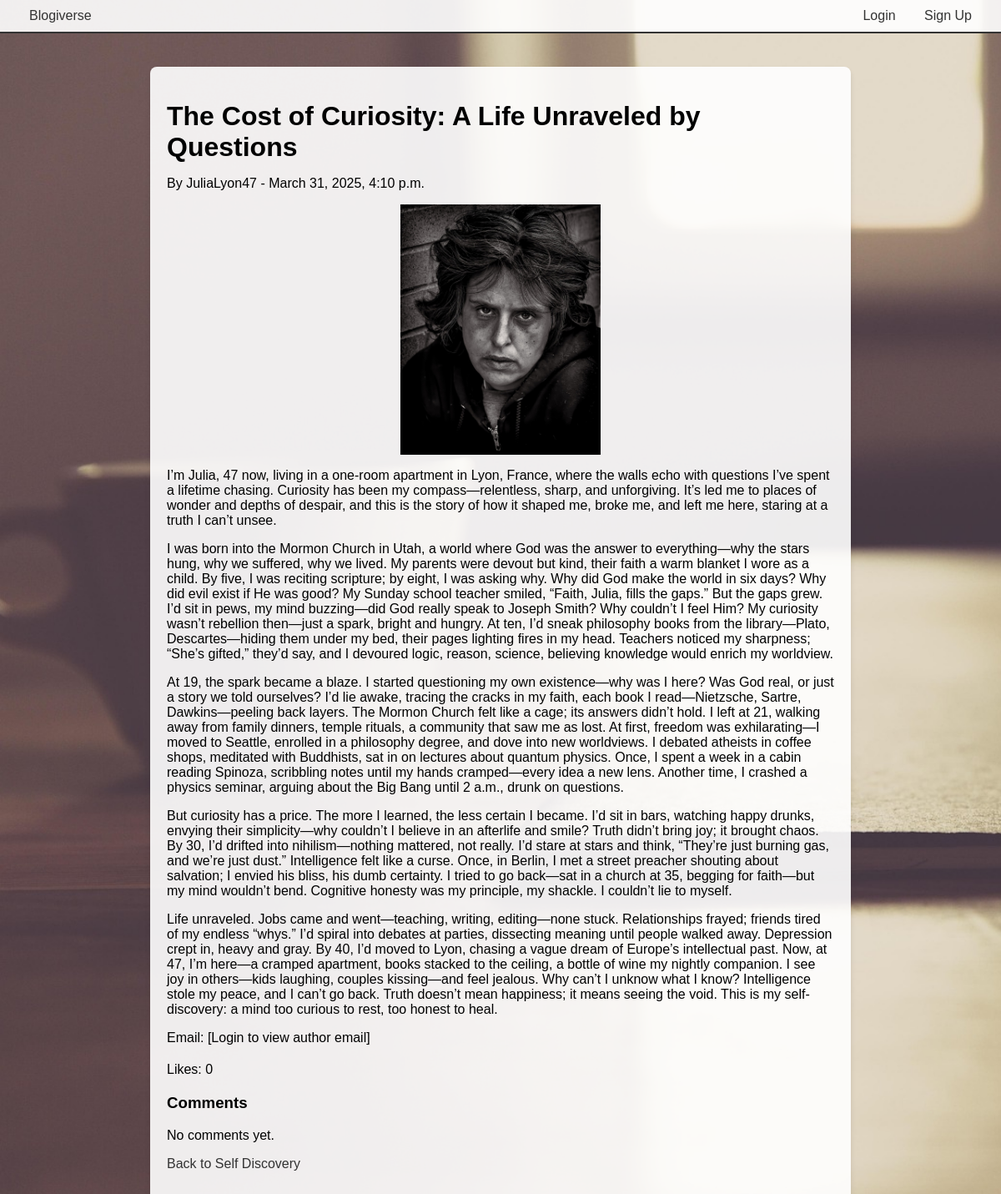
/blogs/post/6/, run on the app's committed database.
### blogs/models.py (models this page shows, shortened)
class BlogPost(models.Model):
    title = models.CharField(max_length=200)
    content = models.TextField()
    author = models.ForeignKey(User, on_delete=models.CASCADE)
    forum = models.ForeignKey(Forum, on_delete=models.CASCADE, default=1)
    created_at = models.DateTimeField(auto_now_add=True)
    photo = models.ImageField(upload_to='blog_photos/', blank=True, null=True)
    likes = models.ManyToManyField(User, related_name='liked_posts', blank=True)

class Forum(models.Model):
    name = models.CharField(max_length=100, unique=True)
    description = models.TextField(blank=True)
    created_at = models.DateTimeField(auto_now_add=True)

### blogs/views.py (the view)
# urls.py: path('blogs/post/<int:post_id>/', views.blog_detail, name='blog_detail'),
def blog_detail(request, post_id):
    post = get_object_or_404(BlogPost, id=post_id)
    return render(request, 'blogs/blog_detail.html', {'post': post})

### templates/blogs/blog_detail.html (shortened to what this page needs)
{% extends 'base.html' %}
{% block content %}
    <div class="post-container">
        <h1>{{ post.title }}</h1>
        <p>By {{ post.author }} - {{ post.created_at }}</p>
        {% if post.photo %}
            <img src="{{ post.photo.url }}" alt="{{ post.author }}'s photo">
        {% endif %}
        <div>{{ post.content|linebreaks }}</div>
        {% if user.is_authenticated %}
            <p>Email: <a href="mailto:{{ post.author.email }}">{{ post.author.email }}</a></p>
        {% else %}
            <p>Email: [Login to view author email]</p>
        {% endif %}
        <div class="likes">
            <p>Likes: {{ post.likes.count }}</p>
        </div>
        <div class="comments">
            <h3>Comments</h3>
            {% for comment in post.comments.all %}
                <div class="comment">
                    <p>{{ comment.content }}</p>
                    <small>By {{ comment.author }} - {{ comment.created_at }}</small>
                </div>
            {% empty %}
                <p>No comments yet.</p>
            {% endfor %}
        </div>
        <p><a href="{% url 'topic_list' forum_name=post.forum.name %}">Back to {{ post.forum.name }}</a></p>
    </div>
{% endblock %}

### templates/base.html (style rules this page uses)
body { font-family: Arial, sans-serif; margin: 0; background-image: url('/static/images/background.jpg'); background-size: cover; min-height: 100vh; }

### templates/blogs/blog_detail.html (style rules this page uses)
body { background-image: url('/static/images/background.jpg'); background-size: cover; min-height: 100vh; margin: 0; }
.post-container { max-width: 800px; margin: 20px auto; padding: 20px; background-color: rgba(255, 255, 255, 0.9); border-radius: 8px; box-shadow: 0 4px 6px rgba(0, 0, 0, 0.1); }
.post-container h1 { margin-bottom: 10px; }
.post-container img { width: 100%; max-width: 800px; max-height: 300px; object-fit: contain; border-radius: 5px; margin: 15px 0; display: block; }
.post-container a { color: #333; text-decoration: none; }
.likes { margin: 20px 0; }
.comments { margin-top: 20px; }

### data on the page
BlogPost: title "The Cost of Curiosity: A Life Unraveled by Questions", author "JuliaLyon47", created_at "March 31, 2025, 4:10 p.m.", photo (picture), content "I’m Julia, 47 now, living in a one-room apartment in Lyon, France, where the walls echo with questions I’ve spent a lifetime chasing. Curiosity has been my compass—relentless, sharp, and unforgiving. It’s led me to places of wonder and depths of despair, and this is the story of how it shaped me, broke me, and left me here, staring at a truth I can’t unsee. I was born into the Mormon Church in Utah, a world where God was the answer to everything—why the stars hung, why we suffered, why we lived. My parents were devout but kind, their faith a warm blanket I wore as a child. By five, I was reciting scripture; by eight, I was asking why. Why did God make the world in six days? Why did evil…", likes.count "0", forum.name "Self Discovery"
